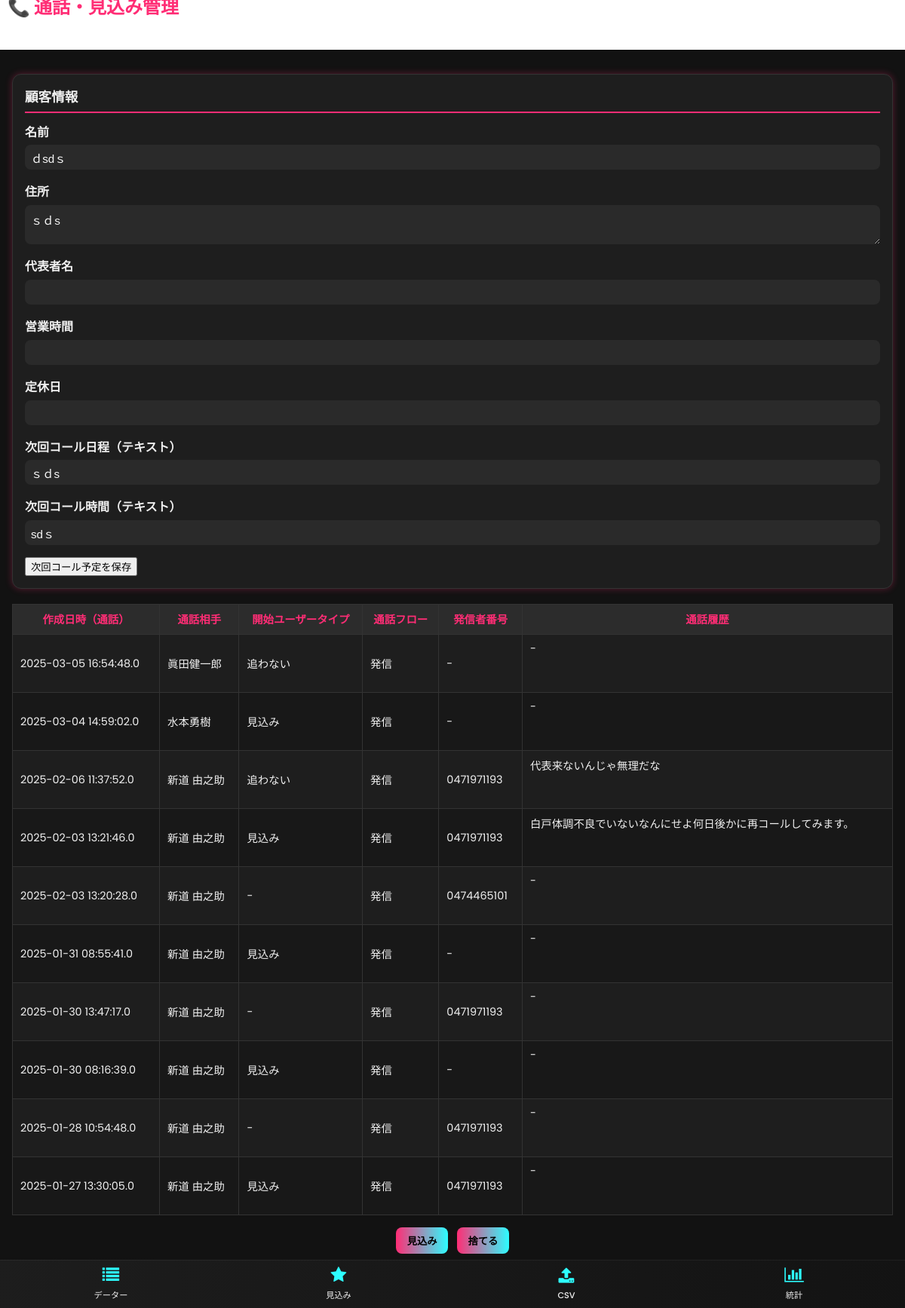
Before: /records with the older database file.
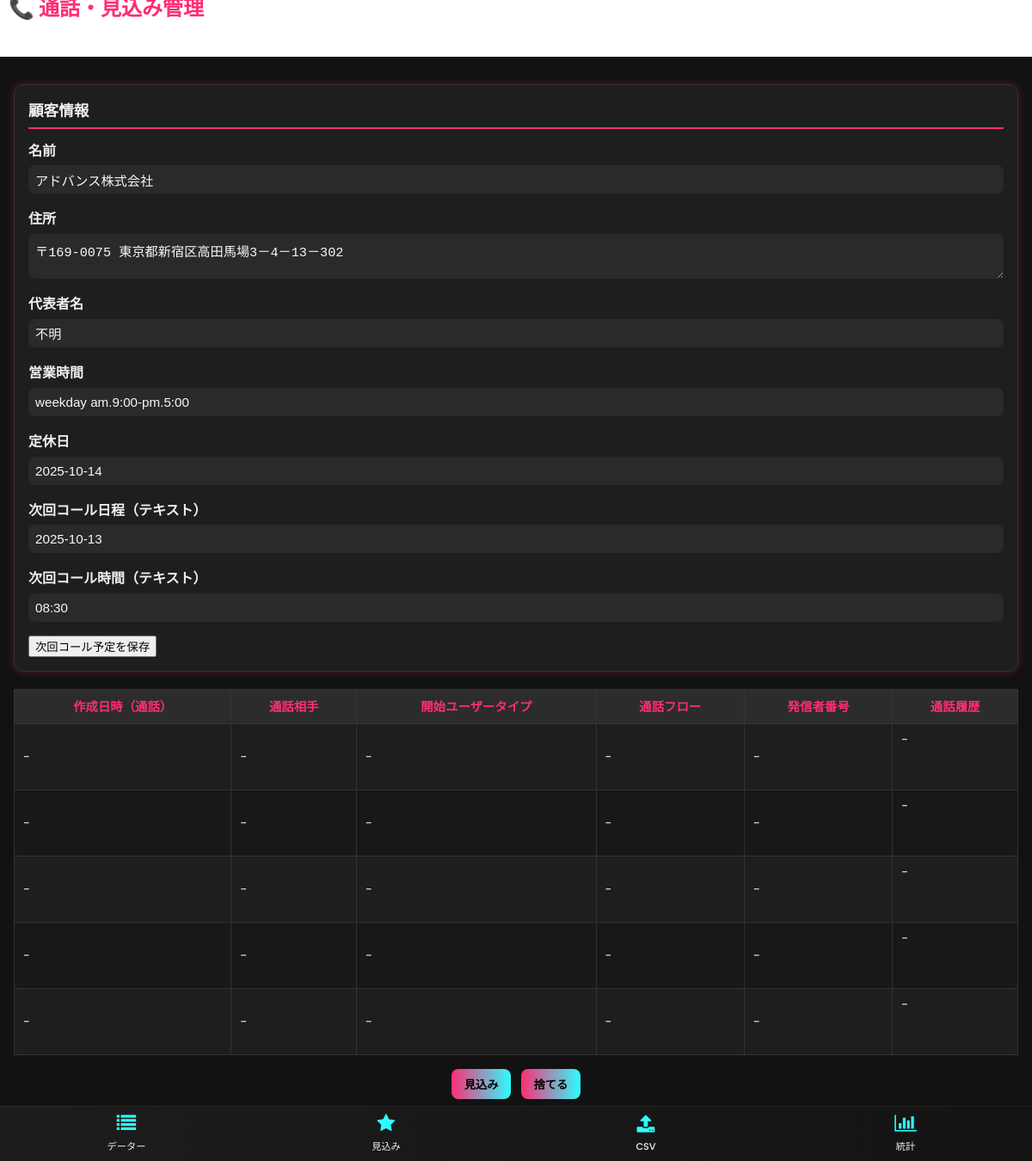
After: the same page with the newer database file.
### tables this page shows
CREATE TABLE datasets (
                id INTEGER PRIMARY KEY AUTOINCREMENT,
                shop_name TEXT NOT NULL,
                address TEXT NOT NULL,
                csv_name TEXT DEFAULT NULL,
                status TEXT NOT NULL DEFAULT 'active',
                created_at TIMESTAMP DEFAULT CURRENT_TIMESTAMP
            , phone TEXT, next_call_date TEXT, next_call_time TEXT, top_name TEXT, time TEXT, day TEXT);

CREATE TABLE calls (
                id INTEGER PRIMARY KEY AUTOINCREMENT,
                dataset_id INTEGER,
                start_user_type TEXT NOT NULL,
                callee TEXT NOT NULL,
                call_flow TEXT DEFAULT NULL,
                caller_number TEXT NOT NULL,
                content TEXT DEFAULT NULL,
                created_at TIMESTAMP DEFAULT CURRENT_TIMESTAMP, date TEXT,
                FOREIGN KEY(dataset_id) REFERENCES datasets(id) ON DELETE CASCADE
            );

### src/routes.py (the view)
@bp.route("/records")
def list_records():
    after = request.args.get("after", type=int)
    with get_cursor() as cur:
        if after:
            cur.execute(
                "SELECT * FROM datasets WHERE status='active' AND id>? ORDER BY id ASC LIMIT 1",
                (after,),
            )
        else:
            cur.execute(
                "SELECT * FROM datasets WHERE status='active' ORDER BY id ASC LIMIT 1"
            )
        ds = cur.fetchone()
        if not ds:
            flash("処理対象のデータがありません", "success")
            return render_template("list.html", dataset=None, calls=[])
        dataset = dict(ds)
        cur.execute(
            "SELECT * FROM calls WHERE dataset_id=? ORDER BY id ASC",
            (dataset["id"],),
        )
        calls = [dict(r) for r in cur.fetchall()]
    return render_template("list.html", dataset=dataset, calls=calls)

### src/db.py (called while the page is built)
def ensure_dir(path: str):
    d = os.path.dirname(path)
    if d and not os.path.exists(d):
        os.makedirs(d, exist_ok=True)

def get_connection():
    ensure_dir(DB_PATH)
    conn = sqlite3.connect(DB_PATH)
    conn.row_factory = sqlite3.Row
    return conn

@contextmanager
def get_cursor():
    conn = get_connection()
    cur = conn.cursor()
    try:
        yield cur
        conn.commit()
    finally:
        cur.close()
        conn.close()

### templates/list.html
{% extends 'base.html' %}
{% block content %}
  {% if not dataset %}
    <h4>データ一覧</h4>
    <p>処理対象のデータがありません。</p>
  {% else %}
    <div class="left-panel">
    <h2 style="border-bottom: 1px solid  linear-gradient(to right, #ff2d75, #ff6a95);">顧客情報</h2>
    <div class="form-group">
      <label>名前</label>
      <input type="text" value="{{ dataset.shop_name }}">
    </div>
    <div class="form-group">
      <label>住所</label>
      <textarea rows="2">{{ dataset.address }}</textarea>
    </div>
    <div class="form-group">
      <label>代表者名</label>
      <input type="text" value="{{ dataset.top_name or '' }}">
    </div>
    <div class="form-group">
      <label>営業時間</label>
      <input type="text" value="{{ dataset.time or '' }}">
    </div>
    <div class="form-group">
      <label>定休日</label>
      <input type="text" value="{{ dataset.day or '' }}">
    </div>
    <form method="post" action="{{ url_for('main.update_next_call', dataset_id=dataset.id) }}">
      <div class="form-group">
        <label>次回コール日程（テキスト）</label>
        <input type="text" name="next_call_date" value="{{ dataset.next_call_date or '' }}" placeholder="例: 2025-10-10 / 来週金曜" />
      </div>
      <div class="form-group">
        <label>次回コール時間（テキスト）</label>
        <input type="text" name="next_call_time" value="{{ dataset.next_call_time or '' }}" placeholder="例: 14:00 / 午後2時" />
      </div>
      <button type="submit">次回コール予定を保存</button>
    </form>
  </div>
    {% if calls %}
    <div style="overflow:auto">
      <table>
        <thead>
          <tr>
            <th>作成日時（通話）</th>
            <th>通話相手</th>
            <th>開始ユーザータイプ</th>
            <th>通話フロー</th>
            <th>発信者番号</th>
            <th>通話履歴</th>
          </tr>
        </thead>
        <tbody>
          {% for r in calls %}
          <tr>
             <td>{{ r.date or r.created_at }}</td>
             <td>{{ r.callee }}</td>
            <td>{{ r.start_user_type }}</td>
            <td>{{ r.call_flow or '-' }}</td>
            <td>{{ r.caller_number }}</td>
            <td><div style="white-space: pre-wrap; height:60px; width:100%; max-width:500px; overflow:auto">{{ r.content or '-' }}</div></td>
          </tr>
          {% endfor %}
        </tbody>
      </table>
    </div>
    {% else %}
      <p>このデータセットには行がありません。</p>
    {% endif %}
    <div class="actions" style="margin-top: 1rem">
      <form class="inline" method="post" action="{{ url_for('main.mark_prospect', dataset_id=dataset.id) }}">
        <button type="submit">見込み</button>
      </form>
      <form class="inline" method="post" action="{{ url_for('main.discard_dataset', dataset_id=dataset.id) }}" onsubmit="return confirm('このデータセットを削除しますか？');">
        <button type="submit">捨てる</button>
      </form>
    </div>
  {% endif %}
{% endblock %}

Changed rows visible on the page:
removed datasets: shop_name "ｄsdｓ", address "ｓｄs", next_call_date "ｓｄs", next_call_time "sdｓ"
no longer on this page (row unchanged): calls: date "2025-03-05 16:54:48.0", callee "眞田健一郎", start_user_type "追わない", call_flow "発信", caller_number "-", content "-"
no longer on this page (row unchanged): calls: date "2025-03-04 14:59:02.0", callee "水本勇樹", start_user_type "見込み", call_flow "発信", caller_number "-", content "-"
no longer on this page (row unchanged): calls: date "2025-02-06 11:37:52.0", callee "新道 由之助", start_user_type "追わない", call_flow "発信", caller_number "0471971193", content "代表来ないんじゃ無理だな"
no longer on this page (row unchanged): calls: date "2025-02-03 13:21:46.0", callee "新道 由之助", start_user_type "見込み", call_flow "発信", caller_number "0471971193", content "白戸体調不良でいないなんにせよ何日後かに再コールしてみます。"
no longer on this page (row unchanged): calls: date "2025-02-03 13:20:28.0", callee "新道 由之助", start_user_type "-", call_flow "発信", caller_number "0474465101", content "-"
no longer on this page (row unchanged): calls: date "2025-01-31 08:55:41.0", callee "新道 由之助", start_user_type "見込み", call_flow "発信", caller_number "-", content "-"
no longer on this page (row unchanged): calls: date "2025-01-30 13:47:17.0", callee "新道 由之助", start_user_type "-", call_flow "発信", caller_number "0471971193", content "-"
no longer on this page (row unchanged): calls: date "2025-01-30 08:16:39.0", callee "新道 由之助", start_user_type "見込み", call_flow "発信", caller_number "-", content "-"
no longer on this page (row unchanged): calls: date "2025-01-28 10:54:48.0", callee "新道 由之助", start_user_type "-", call_flow "発信", caller_number "0471971193", content "-"
no longer on this page (row unchanged): calls: date "2025-01-27 13:30:05.0", callee "新道 由之助", start_user_type "見込み", call_flow "発信", caller_number "0471971193", content "-"
added datasets: shop_name "アドバンス株式会社", address "〒169-0075 東京都新宿区高田馬場3－4－13－302", top_name "不明", time "weekday am.9:00-pm.5:00", day "2025-10-14", next_call_date "2025-10-13", next_call_time "08:30"
added calls: date "-", callee "-", start_user_type "-", call_flow "-", caller_number "-", content "-"
added calls: date "-", callee "-", start_user_type "-", call_flow "-", caller_number "-", content "-"
added calls: date "-", callee "-", start_user_type "-", call_flow "-", caller_number "-", content "-"
added calls: date "-", callee "-", start_user_type "-", call_flow "-", caller_number "-", content "-"
added calls: date "-", callee "-", start_user_type "-", call_flow "-", caller_number "-", content "-"
